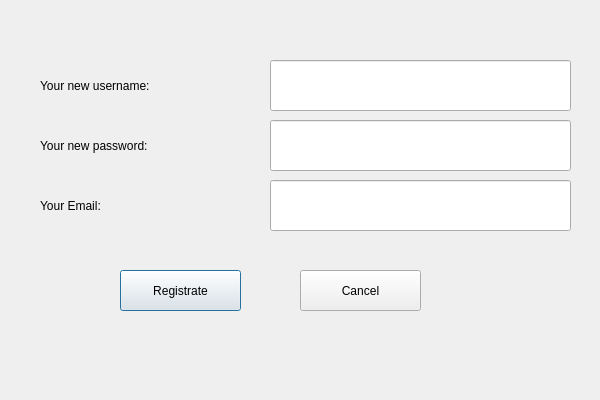
<?xml version="1.0" encoding="UTF-8"?>
<ui version="4.0">
 <class>Registration</class>
 <widget class="QDialog" name="Registration">
  <property name="geometry">
   <rect>
    <x>0</x>
    <y>0</y>
    <width>600</width>
    <height>400</height>
   </rect>
  </property>
  <property name="windowTitle">
   <string>Registration</string>
  </property>
  <widget class="QPushButton" name="registratePushButton">
   <property name="geometry">
    <rect>
     <x>120</x>
     <y>270</y>
     <width>121</width>
     <height>41</height>
    </rect>
   </property>
   <property name="text">
    <string>Registrate</string>
   </property>
  </widget>
  <widget class="QPushButton" name="cancelPushButton">
   <property name="geometry">
    <rect>
     <x>300</x>
     <y>270</y>
     <width>121</width>
     <height>41</height>
    </rect>
   </property>
   <property name="text">
    <string>Cancel</string>
   </property>
  </widget>
  <widget class="QLineEdit" name="eMailLineEdit">
   <property name="geometry">
    <rect>
     <x>270</x>
     <y>180</y>
     <width>301</width>
     <height>51</height>
    </rect>
   </property>
   <property name="maxLength">
    <number>255</number>
   </property>
  </widget>
  <widget class="QLabel" name="eMailLabel">
   <property name="geometry">
    <rect>
     <x>40</x>
     <y>190</y>
     <width>201</width>
     <height>31</height>
    </rect>
   </property>
   <property name="text">
    <string>Your Email:</string>
   </property>
  </widget>
  <widget class="QLabel" name="newUserNameLabel">
   <property name="geometry">
    <rect>
     <x>40</x>
     <y>70</y>
     <width>221</width>
     <height>31</height>
    </rect>
   </property>
   <property name="text">
    <string>Your new username:</string>
   </property>
  </widget>
  <widget class="QLineEdit" name="newPasswordLineEdit">
   <property name="geometry">
    <rect>
     <x>270</x>
     <y>120</y>
     <width>301</width>
     <height>51</height>
    </rect>
   </property>
   <property name="maxLength">
    <number>255</number>
   </property>
   <property name="echoMode">
    <enum>QLineEdit::Password</enum>
   </property>
  </widget>
  <widget class="QLineEdit" name="newUsernameLineEdit">
   <property name="geometry">
    <rect>
     <x>270</x>
     <y>60</y>
     <width>301</width>
     <height>51</height>
    </rect>
   </property>
   <property name="maxLength">
    <number>12</number>
   </property>
  </widget>
  <widget class="QLabel" name="newPasswordLabel">
   <property name="geometry">
    <rect>
     <x>40</x>
     <y>130</y>
     <width>221</width>
     <height>31</height>
    </rect>
   </property>
   <property name="text">
    <string>Your new password:</string>
   </property>
  </widget>
 </widget>
 <layoutdefault spacing="6" margin="11"/>
 <resources/>
 <connections/>
</ui>
